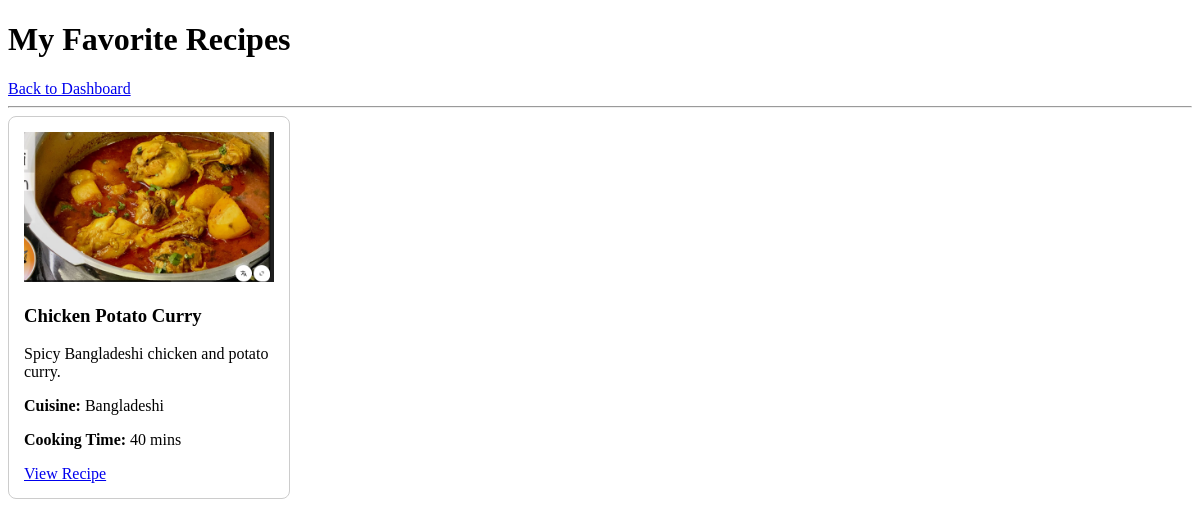
/favorites (signed in), run on an earlier commit of the app's database.
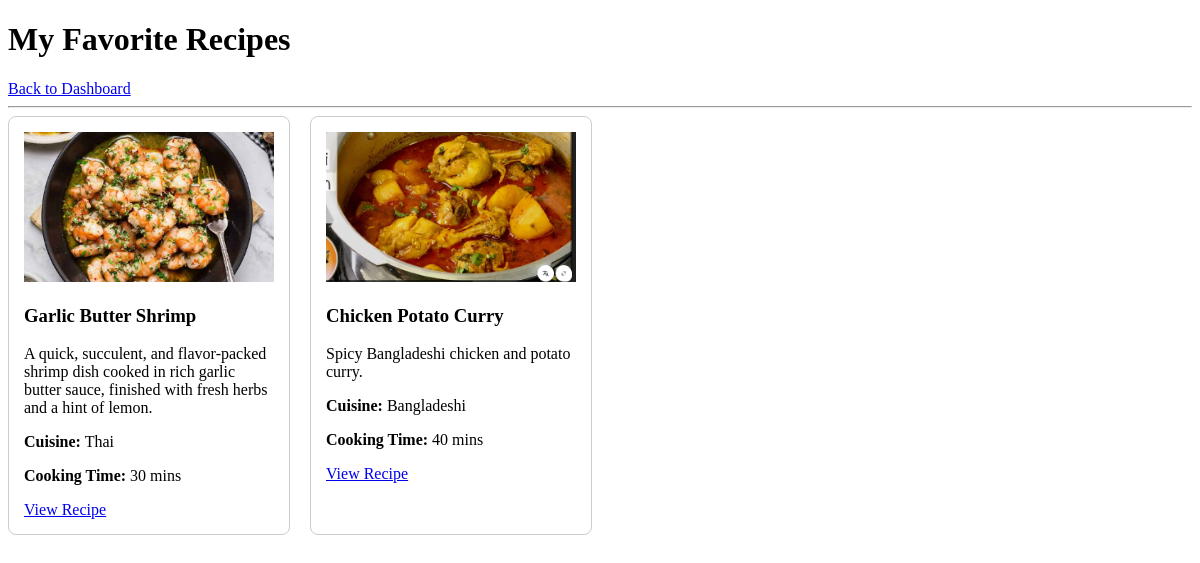
And on a later commit of the database.
### tables this page shows
CREATE TABLE Recipes (
    RecipeID INTEGER PRIMARY KEY AUTOINCREMENT,
    UserID INTEGER NOT NULL,
    MealTypeID INTEGER NOT NULL,
    CuisineID INTEGER NOT NULL,
    Title TEXT NOT NULL,
    Description TEXT,
    CookingTime INTEGER NOT NULL
        CHECK (CookingTime > 0),
    Difficulty TEXT NOT NULL
        CHECK (
            Difficulty IN (
                'Easy',
                'Medium',
                'Hard'
            )
        ),
    SpiceLevel TEXT DEFAULT 'Medium'
        CHECK (
            SpiceLevel IN (
                'Mild',
                'Medium',
                'Spicy'
            )
        ),
    DietType TEXT DEFAULT 'Regular'
        CHECK (
            DietType IN (
                'Regular',
                'Vegetarian',
                'Vegan',
                'Low Calorie',
                'High Protein',
                'Gluten Free'
            )
        ),
    Instructions TEXT NOT NULL,
    ImageURL TEXT,
    CreatedAt TIMESTAMP DEFAULT CURRENT_TIMESTAMP,

    FOREIGN KEY (UserID)
        REFERENCES Users(UserID)
        ON DELETE CASCADE,
    FOREIGN KEY (MealTypeID)
        REFERENCES Meal_Types(MealTypeID)
        ON DELETE RESTRICT,
    FOREIGN KEY (CuisineID)
        REFERENCES Cuisines(CuisineID)
        ON DELETE RESTRICT
);

CREATE TABLE Cuisines (
    CuisineID INTEGER PRIMARY KEY AUTOINCREMENT,
    Name TEXT NOT NULL UNIQUE
);

### app.py (the view)
@app.route("/favorites")
def favorites():
    if "user_id" not in session:
        return redirect(url_for("login"))
    connection = get_db_connection()
    query = """
        SELECT
            Recipes.RecipeID,
            Recipes.Title,
            Recipes.Description,
            Recipes.CookingTime,
            Recipes.Difficulty,
            Recipes.ImageURL,
            Meal_Types.Name AS MealType,
            Cuisines.Name AS Cuisine,
            Users.Name AS Creator
        FROM Favorites
        JOIN Recipes ON Favorites.RecipeID = Recipes.RecipeID
        JOIN Meal_Types ON Recipes.MealTypeID = Meal_Types.MealTypeID
        JOIN Cuisines ON Recipes.CuisineID = Cuisines.CuisineID
        JOIN Users ON Recipes.UserID = Users.UserID
        WHERE Favorites.UserID = ?
        ORDER BY Favorites.CreatedAt DESC
    """
    fav_recipes = connection.execute(query, (session["user_id"],)).fetchall()
    connection.close()
    return render_template("favorites.html", recipes=fav_recipes)

### database.py (called while the page is built)
def get_db_connection():
    connection = sqlite3.connect(DATABASE)
    connection.row_factory = sqlite3.Row
    connection.execute("PRAGMA foreign_keys = ON")
    return connection

### templates/favorites.html (shortened to what this page needs)
<!DOCTYPE html>
<html lang="en">
<head>
</head>
<body>
    <h1>My Favorite Recipes</h1>
    <a href="{{ url_for('dashboard') }}">Back to Dashboard</a>
    <hr>
    {% if recipes %}
        <div style="display: flex; flex-wrap: wrap; gap: 20px;">
            {% for recipe in recipes %}
                <div style="border: 1px solid #ccc; padding: 15px; border-radius: 8px; width: 250px;">
                    {% if recipe.ImageURL %}
                        <img src="{{ recipe.ImageURL }}" alt="{{ recipe.Title }}" style="width: 100%; height: 150px; object-fit: cover;">
                    {% endif %}
                    <h3>{{ recipe.Title }}</h3>
                    <p>{{ recipe.Description }}</p>
                    <p><strong>Cuisine:</strong> {{ recipe.Cuisine }}</p>
                    <p><strong>Cooking Time:</strong> {{ recipe.CookingTime }} mins</p>
                    <a href="{{ url_for('recipe_detail', recipe_id=recipe.RecipeID) }}">View Recipe</a>
                </div>
            {% endfor %}
        </div>
    {% else %}
        <p>You have not added any favorite recipes yet.</p>
    {% endif %}
</body>
</html>

What changed in the data, as far as the page shows it:
added Recipes: ImageURL (picture), Title "Garlic Butter Shrimp", Description "A quick, succulent, and flavor-packed shrimp dish cooked in rich garlic butter sauce, finished with fresh herbs and a hint of lemon.", Cuisine "Thai", CookingTime "30"
